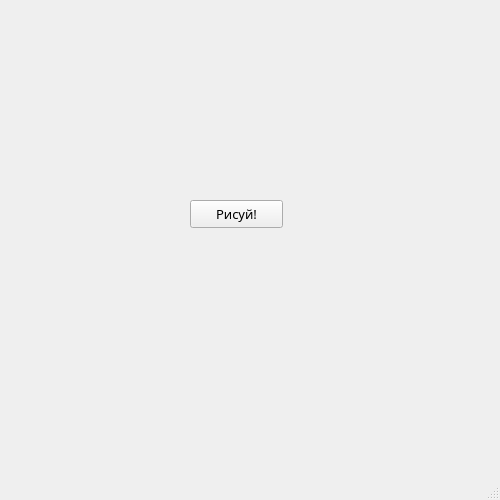
<?xml version="1.0" encoding="UTF-8"?>
<ui version="4.0">
 <class>MainWindow</class>
 <widget class="QMainWindow" name="MainWindow">
  <property name="geometry">
   <rect>
    <x>0</x>
    <y>0</y>
    <width>500</width>
    <height>500</height>
   </rect>
  </property>
  <property name="windowTitle">
   <string>MainWindow</string>
  </property>
  <widget class="QWidget" name="centralwidget">
   <widget class="QPushButton" name="pushButton">
    <property name="geometry">
     <rect>
      <x>190</x>
      <y>200</y>
      <width>93</width>
      <height>28</height>
     </rect>
    </property>
    <property name="font">
     <font>
      <family>XO Oriel Condensed</family>
      <pointsize>10</pointsize>
     </font>
    </property>
    <property name="text">
     <string>Рисуй!</string>
    </property>
   </widget>
  </widget>
  <widget class="QMenuBar" name="menubar">
   <property name="geometry">
    <rect>
     <x>0</x>
     <y>0</y>
     <width>500</width>
     <height>26</height>
    </rect>
   </property>
  </widget>
  <widget class="QStatusBar" name="statusbar"/>
 </widget>
 <resources/>
 <connections/>
</ui>
